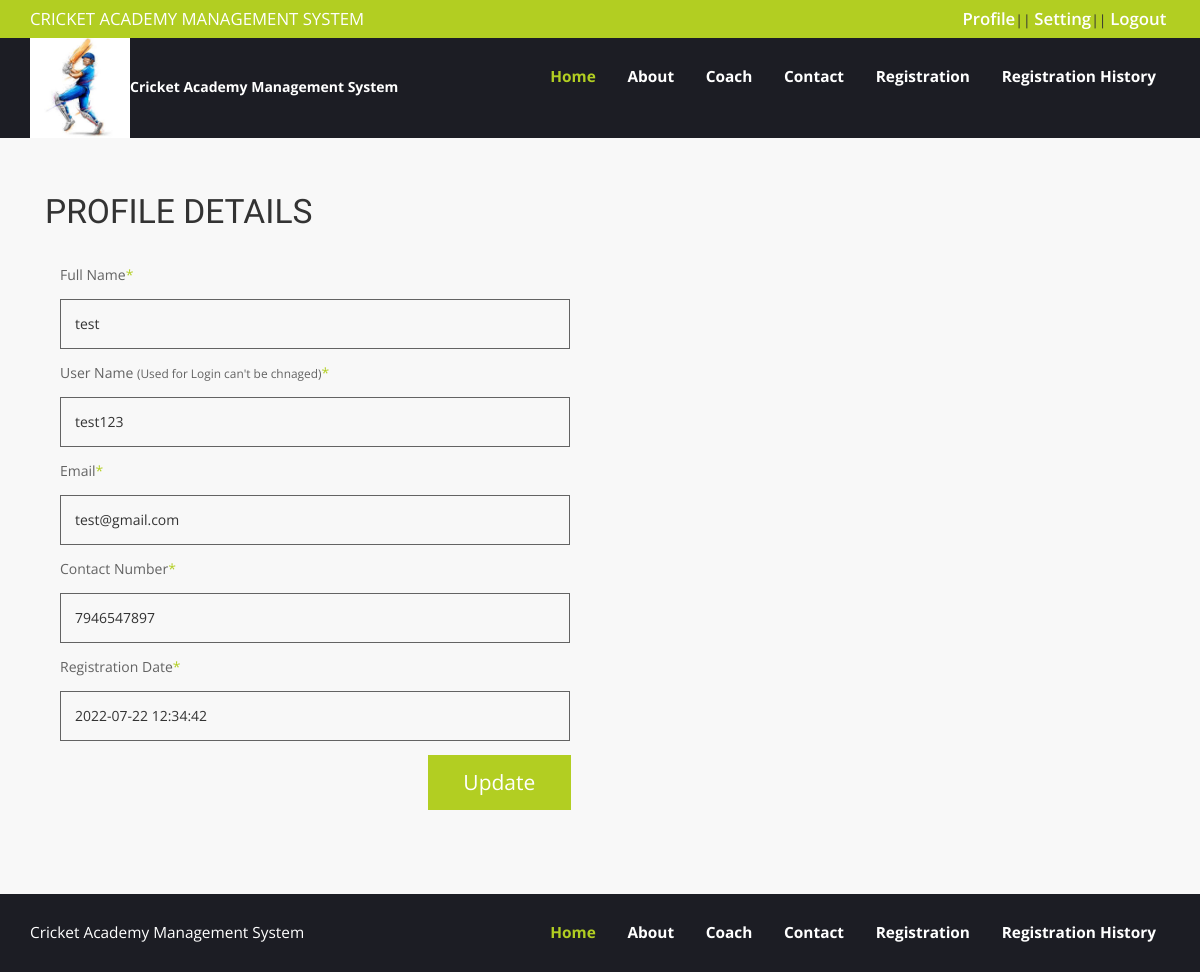
Page /cricketams/profile.php (signed in) on the committed database.
### tables this page shows
CREATE TABLE `tbluser` (
  `ID` int(10) NOT NULL,
  `FullName` varchar(250) DEFAULT NULL,
  `UserName` varchar(250) DEFAULT NULL,
  `MobileNumber` bigint(20) DEFAULT NULL,
  `Email` varchar(250) DEFAULT NULL,
  `Password` varchar(250) DEFAULT NULL,
  `RegDate` timestamp NULL DEFAULT current_timestamp()
);

### cricketams/profile.php (the view, shortened to what this page needs)
<?php
include('includes/dbconnection.php');
if (strlen($_SESSION['uuid']==0)) {
  header('location:logout.php');
  } else{
  ?>
<!DOCTYPE html>
<html>
<head>
<link href="css/bootstrap.css" rel="stylesheet" type="text/css" media="all" />
<link href="css/style.css" rel="stylesheet" type="text/css" media="all" />
</head>
<body>
	<div class="header">
	<?php include_once('includes/header.php');?>
		<div class="container">
			<div class="contact">
			<div class="col-md-6 send-contact">
			<h4>Profile Details</h4>
			<form method="post">
				<?php
$uid=$_SESSION['uuid'];
$sql="SELECT * from  tbluser where ID=:uid";
$query = $dbh -> prepare($sql);
$query->bindParam(':uid',$uid,PDO::PARAM_STR);
$query->execute();
$results=$query->fetchAll(PDO::FETCH_OBJ);
$cnt=1;
if($query->rowCount() > 0)
{
foreach($results as $row)
{               ?>
				<div class="grid-contact">
					<div class="col-md-12 contact-left">
						<p class="your-para"> Full Name<span>*</span></p>
						<input type="text"  id="fname" name="fname" value="<?php  echo $row->FullName;?>" required='true'>
					</div>
					<div class="col-md-12 contact-left">
						<p class="your-para"> User Name <small>(Used for Login can't be chnaged)</small><span>*</span></p>
						<input type="text" id="username" name="username" value="<?php  echo $row->UserName;?>" readonly="true">
					</div>
					<div class="col-md-12 contact-left">
						<p class="your-para"> Email<span>*</span></p>
						<input type="text" id="email" name="email" value="<?php  echo $row->Email;?>" required='true'>
					</div>
					<div class="col-md-12 contact-left">
						<p class="your-para"> Contact Number<span>*</span></p>
						<input type="text" id="mobilenumber" name="mobilenumber" value="<?php  echo $row->MobileNumber;?>" required='true' maxlength='10'>
					</div>
					<div class="col-md-12 contact-left">
						<p class="your-para">Registration Date<span>*</span></p>
						<input type="text" id="" name="" value="<?php  echo $row->RegDate;?>" readonly="true">
					</div>
					<div class="clearfix"> </div>
				</div>
					<?php $cnt=$cnt+1;}} ?>
					<div class="send">
						<input type="submit" value="Update" name="submit">
					</div>
					<div class="clearfix"> </div>
			</form>
		 </div>
			<div class="clearfix"> </div>
</div>
</div>
<?php include_once('includes/footer.php');?>
		</body>
		</html><?php }  ?>

### cricketams/css/style.css (style rules this page uses)
body { background:#f8f8f8; font-family: 'Open Sans', sans-serif; }
.send-contact h4 { margin:0 0 1em; font-size:2.4em; font-family: 'Passion One', cursive; text-transform:uppercase; }
.contact { padding: 4em 0 6em; }
p.your-para,p.message-para { color: #636363; margin: 0; font-size:1em; }
p.your-para span,p.message-para span { color:#b2ce22; }
.contact-left input[type="text"],.subject input[type="text"] { width: 100%; padding: 1em; margin: 1em 0; background:none; outline:none; border: 1px solid #636363; }
.contact input[type="submit"] { float:right; width: 28%; font-size: 1.5em; background: #b2ce22; padding: 0.6em 1em; text-align: center; color: #fff; border:none; outline:none; margin: 0 auto; -webkit-appearance: none; }
.send { padding: 0 1em; }

### rows in the picture
tbluser: fname "test", username "test123", email "test@gmail.com", mobilenumber "7946547897", RegDate "2022-07-22 12:34:42"
